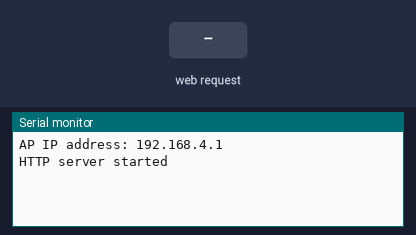
A sketch run on a simulated ESP8266 (NodeMCU). On the bench: the last lines printed to the serial monitor. Inputs (shaded band) come from the test bench. WiFi joins after 1.5 s; servers stay silent unless stated.

Above: at 1.2 s.
1.3 s: HTTP request GET /fast received
At 2.3 s:
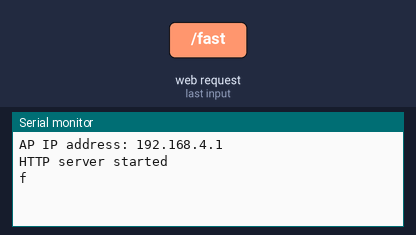
2.8 s: HTTP request GET /fast received
At 3.6 s:
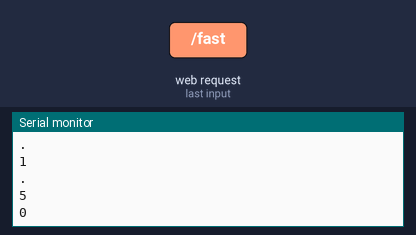
4.3 s: HTTP request GET /hyper received
At 5.5 s:
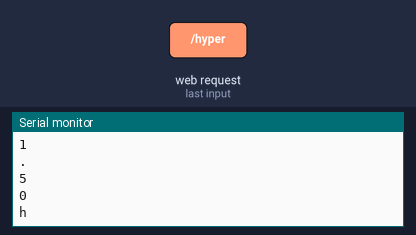
5.8 s: HTTP request GET /slow received
At 7.0 s:
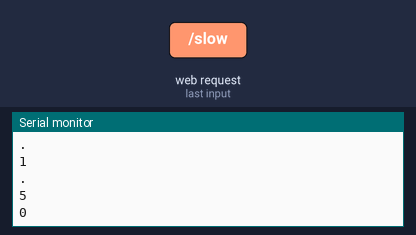
7.3 s: HTTP request GET /hyper received
Timing chart, 0 to 9.8 s (numbered marks = the images above; inputs shaded):
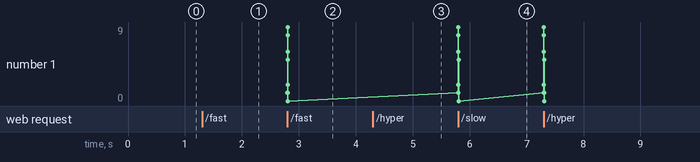

Measured:
- after the input at 1.3 s, the serial monitor: prints a new line at once (image 1)
- after the input at 2.8 s, the serial monitor: prints a new line at once (image 2)
- after the input at 4.3 s, the serial monitor: prints a new line at once (image 3)
- after the input at 5.8 s, the serial monitor: prints a new line at once (image 4)

The sketch:

teleop_nodemcu.ino
```cpp
#include <ESP8266WiFi.h>
#include <WiFiClient.h>
#include <ESP8266WebServer.h>

// Update these with values suitable for your network.
const char *ssid = "MackieLand";
const char *password = "thereisnospoon";

ESP8266WebServer server(80);
char buffer[1024];

WiFiServer wifiServer(15000);

const char* format =
          "<html>"
             "<head> <title> MackieLand Main Page </title> </head>"
             "<body>"
                 "<h2> MackieLand Home Page </h2>"
                 "<h2> Status </h2>"
                 "<p> %s </p>"
              "</body>"
           "</html>";

char* thePage(const char* theMessage) {
  snprintf(buffer, 1024, format, theMessage);
  return buffer;
}

void handleRoot() {
  server.send(200, "text/html", thePage("unchanged"));
}

void blinkSpeedSlow() {
  Serial.println("s");
  server.send(200, "text/html", thePage("slow"));
}

void blinkSpeedFast() {
  Serial.println("f");
  server.send(200, "text/html", thePage("fast"));
}

void blinkSpeedHyper() {
  Serial.println("h");
  server.send(200, "text/html", thePage("hyper"));
}

void setup() {
  // serial setup
  Serial.begin(115200);

  // webserver set up
  WiFi.softAP(ssid, password);

  IPAddress myIP = WiFi.softAPIP();
  Serial.print("AP IP address: ");
  Serial.println(myIP);

  // server pages setup
  server.on("/", handleRoot);
  server.on("/fast", blinkSpeedFast);
  server.on("/slow", blinkSpeedSlow);
  server.on("/hyper", blinkSpeedHyper);
  server.begin();
  wifiServer.begin();

  // status
  Serial.println("HTTP server started");
}

void handleSocketClient(WiFiClient& client) {
  while (client.connected()) {
      while (client.available()>0) {
        char c = client.read();
        char buffer[2];
        buffer[1] = 0;
        buffer[0] = c;
        Serial.println(buffer);
      }
      delay(10);
    }
}

void loop() {
  WiFiClient client = wifiServer.available();

  if (client) {
    handleSocketClient(client);
  }
  server.handleClient();
}
```
